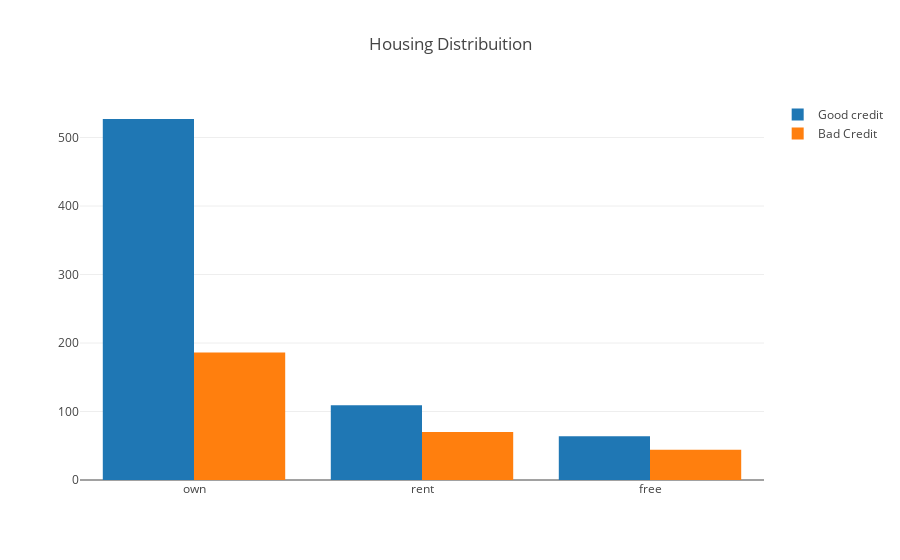

Write notebook code for a chart like this one.
### Markdown cell above
<h2>I will now Look the distribuition of Housing own and rent by Risk</h2>

### Code cell
#First plot
trace0 = go.Bar(
    x = df_credit[df_credit["Risk"]== 'good']["Housing"].value_counts().index.values,
    y = df_credit[df_credit["Risk"]== 'good']["Housing"].value_counts().values,
    name='Good credit'
)

#Second plot
trace1 = go.Bar(
    x = df_credit[df_credit["Risk"]== 'bad']["Housing"].value_counts().index.values,
    y = df_credit[df_credit["Risk"]== 'bad']["Housing"].value_counts().values,
    name="Bad Credit"
)

data = [trace0, trace1]

layout = go.Layout(
    title='Housing Distribuition'
)


fig = go.Figure(data=data, layout=layout)

py.iplot(fig, filename='Housing-Grouped')

### Figure 1 — Plotly figure (JSON) as saved in the notebook; plotly's stock layout.template omitted (floating-point values rounded to 4 significant figures)
{"data": [{"type": "bar", "x": ["own", "rent", "free"], "y": [527, 109, 64], "name": "Good credit"}, {"type": "bar", "x": ["own", "rent", "free"], "y": [186, 70, 44], "name": "Bad Credit"}], "layout": {"title": "Housing Distribuition"}}
